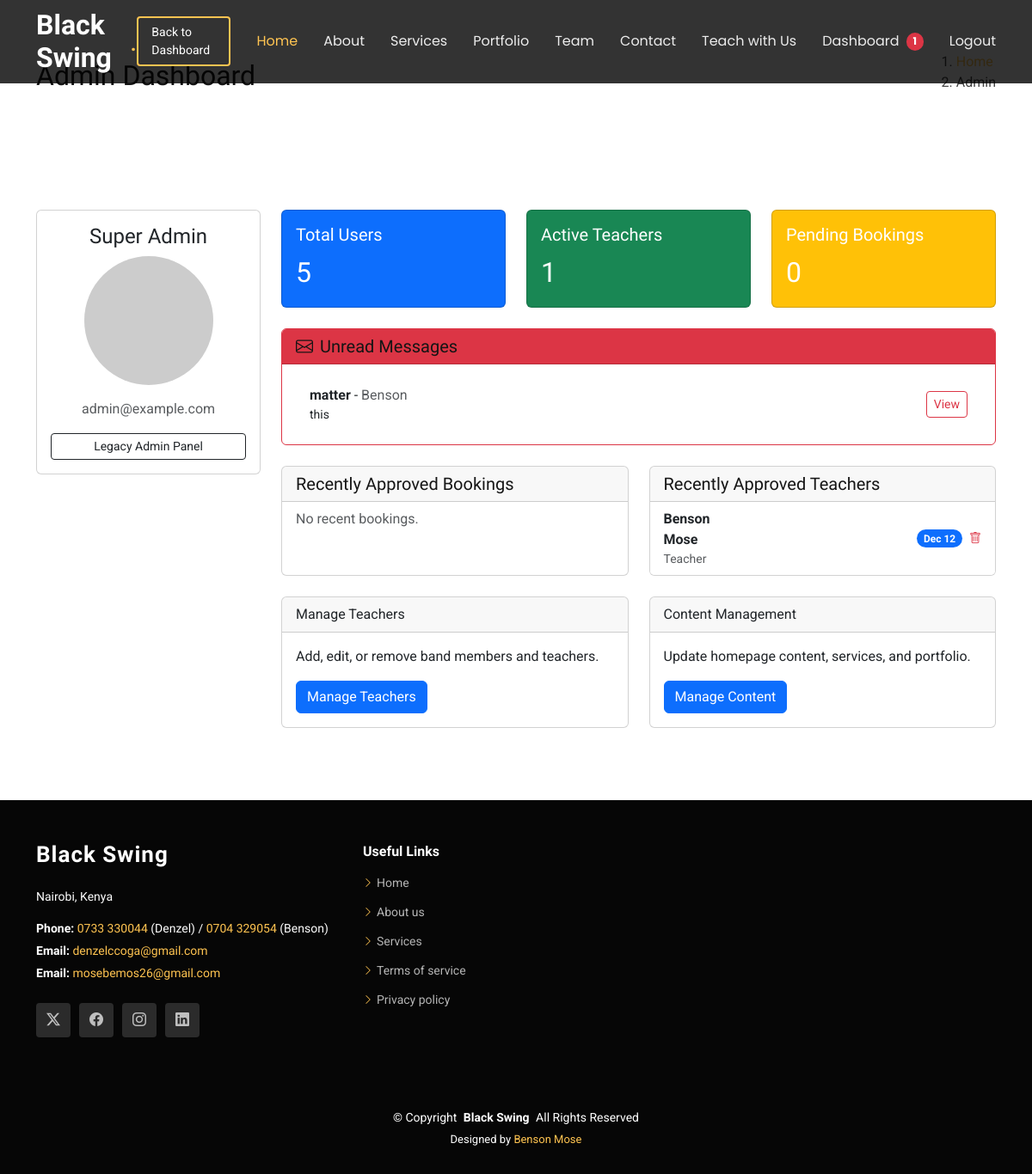
Page /dashboard/admin/ (signed in) on the earlier database version.
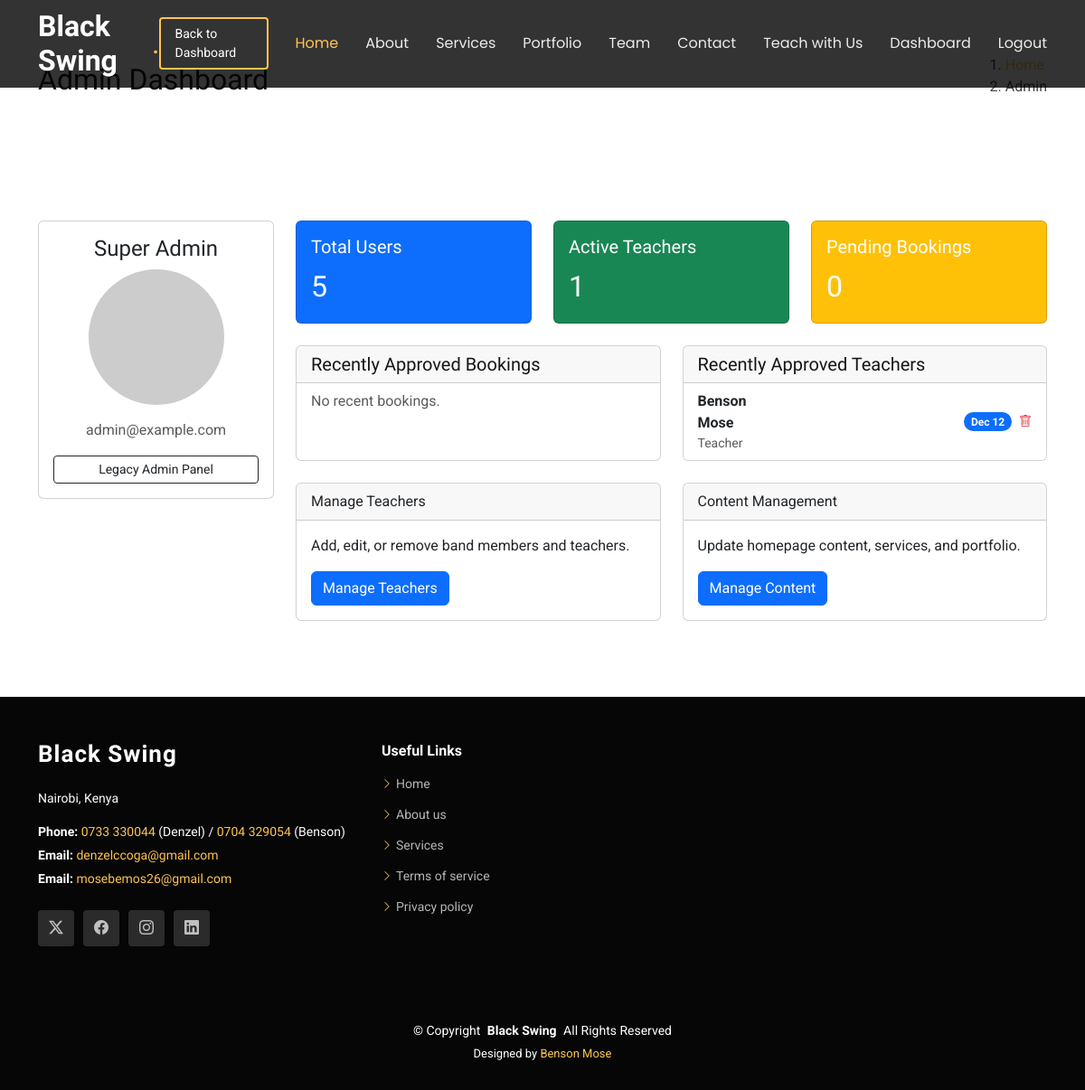
Same page on the later database version.
### core/models.py (models this page shows, shortened)
class ContactMessage(models.Model):
    name = models.CharField(max_length=255)
    email = models.EmailField()
    subject = models.CharField(max_length=255)
    message = models.TextField()
    is_read = models.BooleanField(default=False, db_index=True)
    created_at = models.DateTimeField(auto_now_add=True)
    class Meta:
        ordering = ['-created_at']

### accounts/models.py (models this page shows, shortened)
class MemberProfile(models.Model):
    user = models.OneToOneField(CustomUser, on_delete=models.CASCADE, related_name='member_profile')
    role = models.CharField(max_length=100, help_text="e.g. Guitarist, Vocalist")
    bio = models.TextField(blank=True)
    image = models.ImageField(upload_to='team_images/', blank=True, null=True)
    is_approved = models.BooleanField(default=False, db_index=True)
    twitter_link = models.URLField(blank=True)
    facebook_link = models.URLField(blank=True)
    instagram_link = models.URLField(blank=True)
    linkedin_link = models.URLField(blank=True)

class CustomUser(AbstractUser):
    is_member = models.BooleanField(default=False)
    is_student = models.BooleanField(default=False)

### dashboard/views.py (the view)
# urls.py: path('admin/', views.admin_dashboard, name='admin_dashboard'),
@login_required
def admin_dashboard(request):
    if not request.user.is_superuser:
        return redirect('dashboard_redirect')
    pending_teachers = MemberProfile.objects.filter(is_approved=False).select_related('user')[:10]
    pending_service_bookings = ServiceBooking.objects.filter(status='Pending').select_related('service')[:10]
    unread_messages = ContactMessage.objects.filter(is_read=False)
    recent_approved_bookings = ServiceBooking.objects.filter(status='Approved').select_related('service').order_by('-updated_at')[:5]
    recent_approved_teachers = MemberProfile.objects.filter(is_approved=True).select_related('user').order_by('-user__date_joined')[:5]
    total_users = CustomUser.objects.count()
    total_teachers = MemberProfile.objects.filter(is_approved=True).count()
    pending_bookings = Booking.objects.filter(status='pending').count()
    context = {
        'pending_teachers': pending_teachers,
        'pending_service_bookings': pending_service_bookings,
        'unread_messages': unread_messages,
        'total_users': total_users,
        'total_teachers': total_teachers,
        'pending_bookings': pending_bookings,
        'recent_approved_bookings': recent_approved_bookings,
        'recent_approved_teachers': recent_approved_teachers,
    }
    return render(request, 'dashboard/admin_dashboard.html', context)

### core/context_processors.py (called while the page is built)
def unread_messages_count(request):
    if request.user.is_authenticated and request.user.is_superuser:
        messages_count = ContactMessage.objects.filter(is_read=False).count()
        bookings_count = ServiceBooking.objects.filter(is_read=False).count()
        return {'unread_messages_count': messages_count + bookings_count}
    return {}

### templates/dashboard/admin_dashboard.html (shortened to what the changed rows need)
{% extends 'base.html' %}
{% load static %}
{% block content %}
<section class="breadcrumbs">
    <div class="container">
        <div class="d-flex justify-content-between align-items-center">
            <h2>Admin Dashboard</h2>
        </div>
    </div>
</section>
<section class="inner-page">
    <div class="container">
        <div class="row">
            <div class="col-lg-9">
                {% if unread_messages %}
                <div class="card mb-4 border-danger">
                    <div class="card-header bg-danger text-white">
                        <h5 class="mb-0"><i class="bi bi-envelope me-2"></i>Unread Messages</h5>
                    </div>
                    <div class="card-body">
                        <ul class="list-group list-group-flush">
                            {% for message in unread_messages %}
                            <li class="list-group-item d-flex justify-content-between align-items-center">
                                <div>
                                    <strong>{{ message.subject }}</strong> - <span class="text-muted">
                                        {{message.name}}
                                    </span>
                                    <div class="small text-truncate" style="max-width: 300px;">{{ message.message }}
                                    </div>
                                </div>
                                <a href="{% url 'view_message' message.id %}"
                                    class="btn btn-sm btn-outline-danger">View</a>
                            </li>
                            {% endfor %}
                        </ul>
                    </div>
                </div>
                {% endif %}
                <div class="row">
                    <div class="col-md-6 mb-4">
                        <div class="card h-100">
                            <ul class="list-group list-group-flush">
                                {% for teacher in recent_approved_teachers %}
                                <li class="list-group-item d-flex justify-content-between align-items-center">
                                    <div>
                                        <strong>
                                            {{ teacher.user.first_name }}
                                        </strong>
                                        <br>
                                        <strong>
                                            {{ teacher.user.last_name }}
                                        </strong>
                                        <div class="small text-muted">{{ teacher.role }}</div>
                                    </div>
                                    <div class="d-flex align-items-center">
                                        <span class="badge bg-primary rounded-pill me-2">
                                            {{ teacher.user.date_joined|date:"M d" }}
                                        </span>
                                        <a href="{% url 'delete_teacher' teacher.id %}"
                                            class="btn btn-sm btn-outline-danger text-danger border-0 p-0 delete-btn"
                                            data-type="teacher">
                                            <i class="bi bi-trash"></i>
                                        </a>
                                    </div>
                                </li>
                                {% empty %}
                                <li class="list-group-item text-muted">No recent teachers.</li>
                                {% endfor %}
                            </ul>
                        </div>
                    </div>
                </div>
            </div>
        </div>
    </div>
</section>
{% endblock %}

Differences in the rows shown:
no longer on this page (row edited): ContactMessage: subject "matter", name "Benson", message "this"
Other differences:
{{ unread_messages_count }}: "1" → (not shown)
text no longer shown: "Unread Messages"
